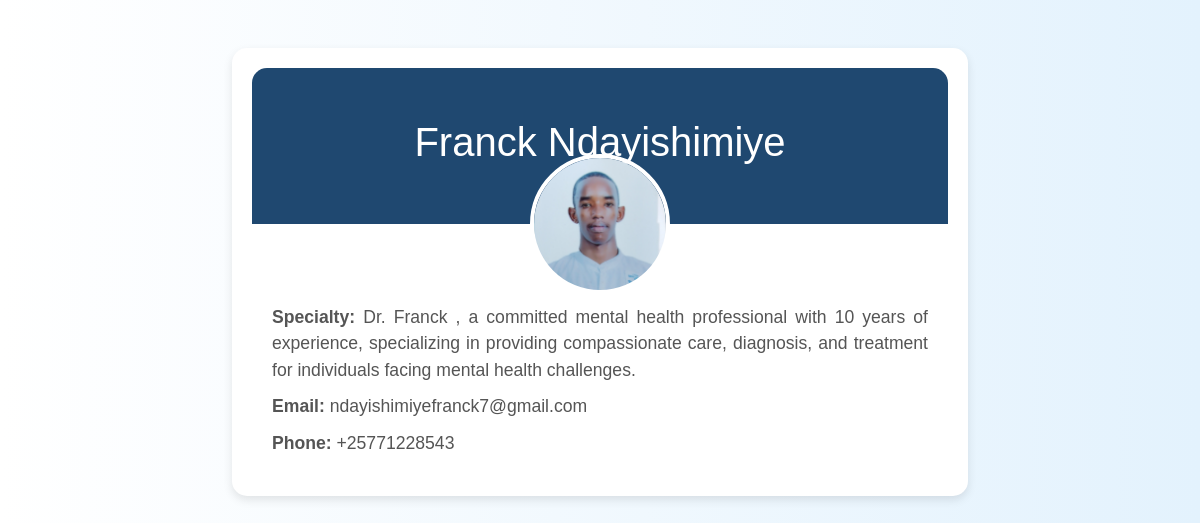
The page /professionals/1/ on the database its author committed.
### myapp/models.py (models this page shows)
class Professional(models.Model):
    user = models.OneToOneField(User, on_delete=models.CASCADE, related_name="professional_profile")
    name = models.CharField(max_length=255)
    specialty = models.CharField(max_length=255)
    contact_email = models.EmailField(unique=True)
    phone_number = models.CharField(max_length=15, unique=True)
    image = models.ImageField(upload_to='professionals/', null=True, blank=True)

### myapp/views.py (the view)
# urls.py: path("professionals/<int:professional_id>/", professional_detail, name="professional_detail"),
def professional_detail(request, professional_id=None):
    if professional_id is None:
        professional = request.user
    else:
        professional = get_object_or_404(Professional, id=professional_id)
    return render(request, "professional_detail.html", {"professional": professional})

### myapp/templates/professional_detail.html (shortened to what this page needs)
{% load static %}
<!DOCTYPE html>
<html lang="en">
<head>
    <link rel="stylesheet" href="https://cdn.jsdelivr.net/npm/bootstrap@5.3.0/dist/css/bootstrap.min.css">
    <link rel="stylesheet" href="{% static 'css/styles.css' %}">
</head>
<body>
    <div class="container mt-5">
        <div class="row justify-content-center">
            <div class="col-md-8">
                <div class="profile-card">
                    <div class="profile-header">
                        <h1>{{ professional.name }}</h1>
                    </div>
                    <div>
                        {% if professional.image %}
                            <img src="{{ professional.image.url }}" class="profile-img" alt="{{ professional.name }}">
                        {% else %}
                            <img src="{% static 'images/default-profile.png' %}" class="profile-img" alt="Default Profile">
                        {% endif %}
                    </div>
                    <div class="profile-info">
                        <p class="info-item"><strong>Specialty:</strong> {{ professional.specialty }}</p>
                        <p class="info-item"><strong>Email:</strong> {{ professional.contact_email }}</p>
                        <p class="info-item"><strong>Phone:</strong> {{ professional.phone_number }}</p>
                    </div>
                </div>
            </div>
        </div>
    </div>
</body>
</html>

### static/css/styles.css (style rules this page uses)
body { top: 0 !important; }

### myapp/templates/professional_detail.html (style rules this page uses)
body { background: linear-gradient(to right, #ffffff, #e3f2fd); font-family: 'Arial', sans-serif; }
.profile-card { background: #ffffff; border-radius: 15px; padding: 20px; text-align: center; box-shadow: 0px 4px 10px rgba(0, 0, 0, 0.1); transition: all 0.3s ease-in-out; }
.profile-header { background: #1f4870; color: white; padding: 50px 20px; border-radius: 15px 15px 0 0; }
.profile-img { width: 140px; height: 140px; object-fit: cover; border: 4px solid white; margin-top: -70px; border-radius: 50%; }
.info-item { font-size: 1.1rem; color: #555; }
.profile-info { text-align: justify; padding: 10px 20px; }
.info-item { display: block; text-align: justify; word-break: break-word; font-size: 1.1rem; color: #555; margin-bottom: 10px; }

### rows shown on the page
Professional: name "Franck Ndayishimiye", image (picture), specialty "Dr. Franck , a committed mental health professional with 10 years of experience, specializing in providing compassionate care, diagnosis, and treatment for individuals facing mental health challenges.", contact_email "ndayishimiyefranck7@gmail.com", phone_number "+25771228543"
